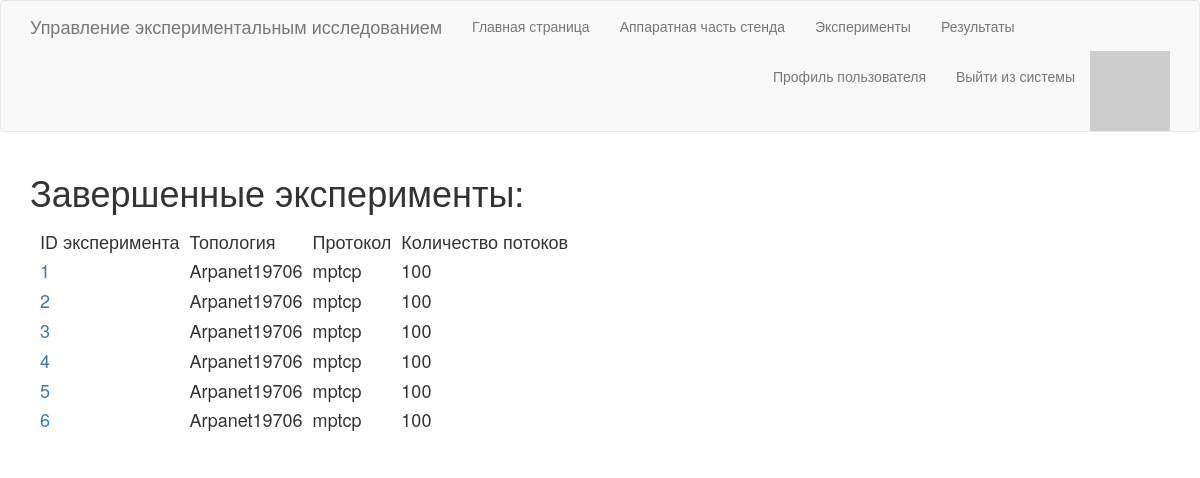
The page /results (signed in) on the database its author committed.
### app/experiment/ExperimentModel.py (models this page shows, shortened)
class Experiment(db.Model):
    id = db.Column(db.Integer, primary_key=True)
    mode = db.Column(db.String(10), index=True)
    model = db.Column(db.String(10), index=True)
    subflow = db.Column(db.Integer, index=True)
    topo = db.Column(db.String(20), index=True)
    poles = db.Column(db.Integer, index=True)
    flows = db.Column(db.Integer, index=True)
    poles_seed = db.Column(db.Integer, index=True)
    routes_seed = db.Column(db.Integer, index=True)
    cc = db.Column(db.String(20), index=True)
    protocol = db.Column(db.String(20), index=True)
    distribution = db.Column(db.String(20), index=True)
    time = db.Column(db.Integer, index=True)
    probe = db.Column(db.Integer, index=True)
    completed = db.Column(db.Boolean, index=True)

### app/routes.py (the view)
@app.route('/results')
@login_required
def results():
    exps = Experiment.query.filter_by(completed = True).all()
    return render_template('results.html', title='Результаты', exps=exps)

### app/models.py (called while the page is built)
@login.user_loader
def load_user(id):
    return User.query.get(int(id))

    def avatar(self, size):
        digest = md5(self.email.lower().encode('utf-8')).hexdigest()
        return 'https://www.gravatar.com/avatar/{}?d=identicon&s={}'.format(
                        digest, size)

### app/routes.py (called while the page is built)
@app.before_request
def before_request():
    if current_user.is_authenticated:
        current_user.last_seen = datetime.utcnow()
        db.session.commit()

### app/templates/results.html (shortened to what this page needs)
{% extends "base.html" %}
{% block app_content %}
    <h1>Завершенные эксперименты:</h1>
    <h4>
    <table style="border-collapse: separate; border-spacing: 10px;" id="connectionTable">
        <thead>
            <tr valign="top">
                <td> ID эксперимента </td>
                <td> Топология </td>
                <td> Протокол </td>
                <td> Количество потоков </td>
            </tr>
        </thead>
        <tbody>
            {% for exp in exps %}
                {% include "_experiment_result.html" %}
            {% endfor %}
        </tbody>
    </h4>
{% endblock %}

### app/templates/_experiment_result.html
<tr valign="top">
    <td><a href="{{ url_for('exp_result', experimentid=exp.id) }}">{{ exp.id }}</a></td>
    <td>{{ exp.topo }}</td>
    <td>{{ exp.protocol }}</td>
    <td>{{ exp.flows }}</td>
</tr>

### rows shown on the page
Experiment: id "1", topo "Arpanet19706", protocol "mptcp", flows "100"
Experiment: id "2", topo "Arpanet19706", protocol "mptcp", flows "100"
Experiment: id "3", topo "Arpanet19706", protocol "mptcp", flows "100"
Experiment: id "4", topo "Arpanet19706", protocol "mptcp", flows "100"
Experiment: id "5", topo "Arpanet19706", protocol "mptcp", flows "100"
Experiment: id "6", topo "Arpanet19706", protocol "mptcp", flows "100"
